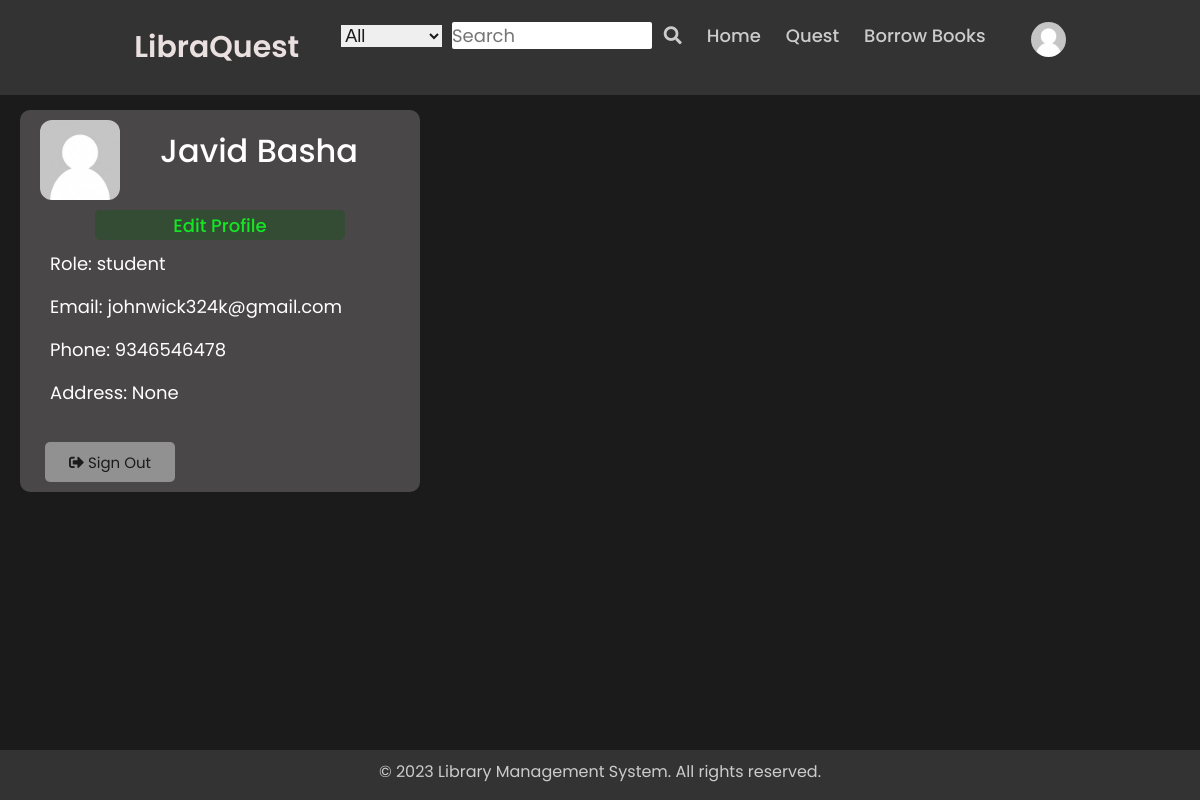
The page /profile/user_profile/admin/ (signed in) on the database its author committed.
### my_app/models.py (models this page shows, shortened)
class RegisterModel(AbstractUser,PermissionsMixin):
    DEFAULT_USER_IMAGE = r'C:\\Users\\user\\Environments\\myenv\\Scripts\\LibraryManagementSystem\\media\\profile\\default_user.jpg'
    ROLE_CHOICES = (
        ('student' , 'Student'),
        ('teacher', 'Teacher'),
        ('librarian' , 'Librarian'),
        ('admin', 'Admin')
    )
    first_name = models.CharField(max_length=30)
    last_name = models.CharField(max_length=30)
    username = models.CharField(max_length=20, unique=True)
    email = models.EmailField(max_length=50, unique=True)
    role = models.CharField(max_length=20)
    profile_image = models.ImageField(upload_to="profile/", default=DEFAULT_USER_IMAGE ,null=True, blank=True)
    phone = models.CharField(max_length=20)
    address = models.TextField(max_length=200 ,blank=True, null=True)
    token = models.TextField(max_length=300 , blank=True, null = True)
    email_confirmed = models.BooleanField(default=False)
    is_staff = models.BooleanField(default=False)
    is_superuser = models.BooleanField(default=False)
    USERNAME_FIELD = 'username'
    objects = UserManager()

### user_profile/views.py (the view)
# urls.py: path('profile/', include("user_profile.urls"))
def user_profile(request , username ):
    try :
        member = Member.objects.get(user__username=username)
        borrowings = member.borrowings_set.all()
    except Member.DoesNotExist:
        borrowings = None
    return render(request, 'profile/user_profile.html', {
        'user': request.user , 'borrowings' : borrowings
    })

### user_profile/templates/profile/user_profile.html (shortened to what this page needs)
<link rel="stylesheet" href="https://cdn.jsdelivr.net/npm/bootstrap@5.3.0/dist/css/bootstrap.min.css">
{% extends 'forms/base.html' %}
{% load static %}
{% block content %}
    <main>
        <div class="component">
            <div class="user">
                <div class="profile-picture">
                    {% if user.profile_image.url %}
                        <img src="{{ user.profile_image.url }}" alt="Profile Picture">
                    {% else %}
                        <img src="{{ user.profile_image.url }}" alt="Default Profile Picture">
                    {% endif %}
                </div>
                <div class="user-name">
                    <h2>{{ user.first_name}} {{ user.last_name }}</h2>
                </div>
            </div>
            <div class="edit-btn">
                <button id="b1">Edit Profile</button>
            </div>
            <div class="user-info">
                <p>Role: {{ user.role }}</p>
                <p>Email: {{ user.email }}</p>
                <p>Phone: {{ user.phone }}</p>
                <p>Address: {{ user.address }}</p>
            </div>
            <div class="actions">
                <button class="btn btn-primary" id="b2"><i class="fas fa-sign-out-alt"></i> Sign Out</button>
            </div>
        </div>
    </main>
{% endblock %}

### my_app/templates/forms/base.html (shortened to what this page needs)
{% load static %}
<!DOCTYPE html>
<html lang="en">
    <head>
        <link rel="stylesheet" type="text/css" href="{% static 'css/base_styles.css' %}">
        <link rel="stylesheet" href="https://cdnjs.cloudflare.com/ajax/libs/font-awesome/5.15.2/css/all.min.css">
        <link rel="stylesheet" href="{% static 'css/profile.css' %}">
    </head>
    <body>
        <nav class="navbar">
            <div class="content">
                <div class="logo"><a href="{% url 'signup:about_libraquest' %}">LibraQuest</a></div>
                <ul class="menu-list">
                    <li>
                        <div class="search">
                            <select class="drop-down">
                                <option value="All">All</option>
                            </select>
                            <input type="text" name="search" placeholder="Search" class="search-box" required>
                            <i class="fas fa-search" onclick="book_search()"></i>
                        </div>
                    </li>
                    <li><a href="{% url 'signup:homepage'%} ">Home</a></li>
                    <li><a href="#">Quest</a></li>
                    {% if user.is_authenticated %}
                    <li>
                        <a href="{% url 'signup:show_books' %}">Borrow Books</a>
                    </li>
                    {% else %}
                    <li>
                        <a href="{% url 'signup:login_user' %}">Sign in</a>
                    </li>
                    {% endif %}
                    {% if user.is_authenticated %}
                        <div class="profile">
                            {% if user.profile_image.url %}
                                <li><a href="{% url 'user_profile' username=request.user.username %}" ><img src="{{ user.profile_image.url }}" alt="Profile Picture"></a></li>
                            {% else %}
                                <li><a href="{% url 'user_profile' username=request.user.username  %}"><img src="{{ user.profile_image.url }}" alt="Default Profile Picture"></a></li>
                            {% endif %}
                        </div>
                    {% else %}
                        <li><a href="{%url 'signup:register' %}">Sign Up</a></li>
                    {% endif %}
                </ul>
            </div>
        </nav>
        {% block content %}
        {% endblock %}
        <footer class="footer">
            <p>&copy; 2023 Library Management System. All rights reserved.</p>
        </footer>
    </body>
</html>

### my_app/static/css/base_styles.css (style rules this page uses)
* { margin: 0; padding: 0; box-sizing: border-box; font-family: "Poppins" , sans-serif; }
html { height: 100%; }
body { display: flex; flex-direction: column; min-height: 100%; }
footer { margin-top: auto; text-align: center; color: #ccc; padding-top: 10px; background-color: #333; }
.content { max-width: 1250px; margin: auto; padding: 0 30px; }
.navbar { position:fixed; width: 100%; top: 0; z-index: 9999; padding: 22px 0; transition: all 0.3s ease; background: #a09ea02f; }
.navbar .content { display: flex; justify-content: space-between; align-items: center; }
.navbar .logo a { color: #ebe0e0; font-size: 30px; text-decoration: none; font-weight: 600; }
.navbar .menu-list { display: inline-flex; }
.menu-list li { list-style: none; }
.menu-list li a { color: #ccc; font-size: 18px; font-weight: 500; text-decoration: none; transition: all 0.3s ease; margin-left: 25px; }
.menu-list input { font-size: 18px; font-family: "Poppins",sans-serif; outline: none; border: none; border-radius: 2px; width: 200px; }
.search { color:#ccc; font-size: 18px; padding-left: 10px; background-size: 0px; caret-color: #1b1b1b; }
.search .drop-down { font-size: 18px; border: none; outline: none; padding-right: 5px; margin-right: 5px; font-family: "Arial" , 'Segoe UI', Tahoma, Verdana, sans-serif; }
.search i { padding-left: 7px; cursor: pointer; }
.search select { cursor: pointer; }
.search select , option , input { color: #1b1b1b; }
.profile img { width: 35px; height: 35px; border-radius: 50%; object-fit: cover; margin-left: 20px; }

### user_profile/static/css/profile.css (style rules this page uses)
* { margin: 0; padding: 0; box-sizing: border-box; font-family: "Poppins" , sans-serif; }
body { background: #1b1b1b; }
main { display: flex; flex-direction: column; justify-content: flex-start; }
.component { margin-left: 20px; margin-top: 110px; background: #494747; width: 400px; height: 100%; color: #fff; border-radius: 10px; }
.component .user { font-size: 18px; display: flex; align-items: center; padding-bottom: 10px; border-radius: 10px; }
.profile-picture img { margin-top:10px; width: 80px; height: 80px; border-radius: 15%; object-fit:cover; margin-left: 20px; margin-right: 40px; }
.component .user-info { margin: 10px; font-size: 18px; padding-left: 20px; padding-bottom: 10px; }
.component .actions { display: flex; flex-direction:unset; margin: 10px; }
.component .edit-btn button { width: 250px; height: 30px; text-align: center; color: #14e625; background: #344b34; border: none; border-radius: 5px; font-size: 18px; margin-left: 75px; font-weight: 500; cursor: pointer; }
.component .actions button { width: 130px; padding: 10px 10px 10px 10px; height: 40px; text-align: center; color: #1b1b1b; background: #929191; border: none; border-radius: 5px; font-size: 15px; margin-left: 15px; cursor: pointer; }

### rows shown on the page
RegisterModel: profile_image (placeholder picture), first_name "Javid", last_name "Basha", role "student", email "johnwick324k@gmail.com", phone "9346546478", address "None"
